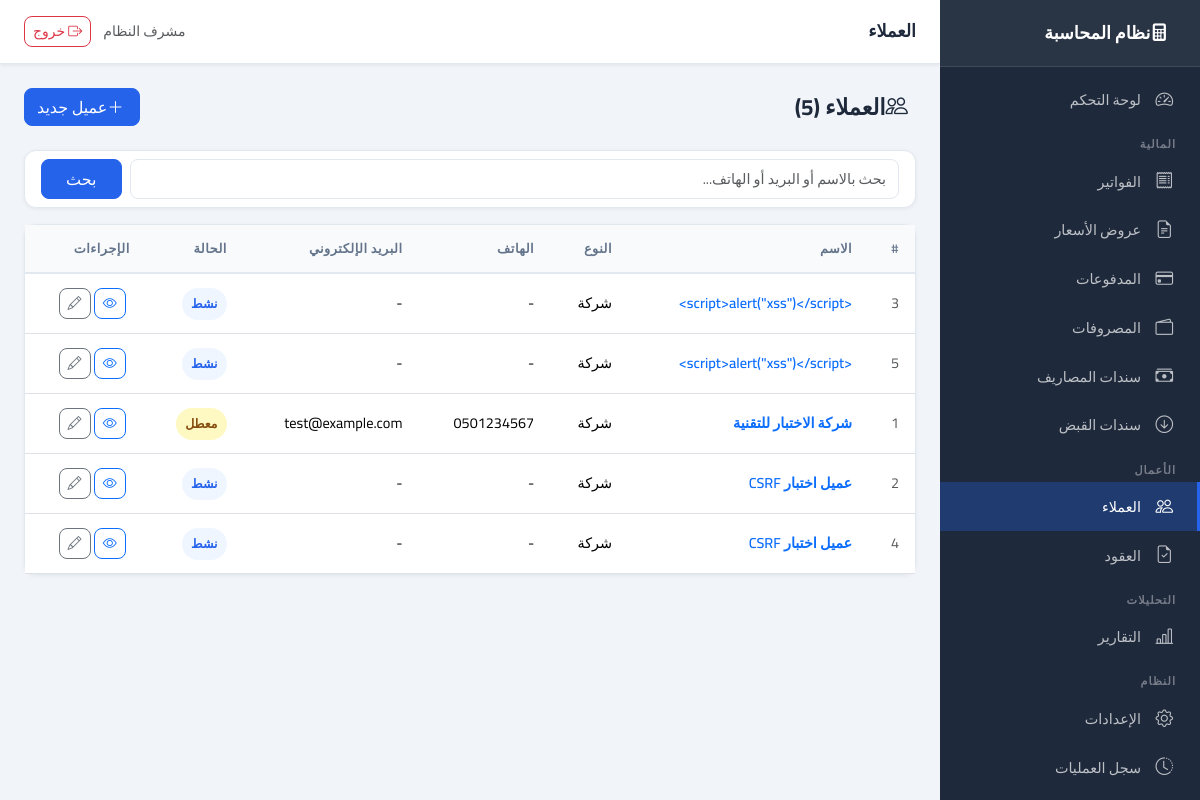
Page /clients (signed in) on the earlier database version.
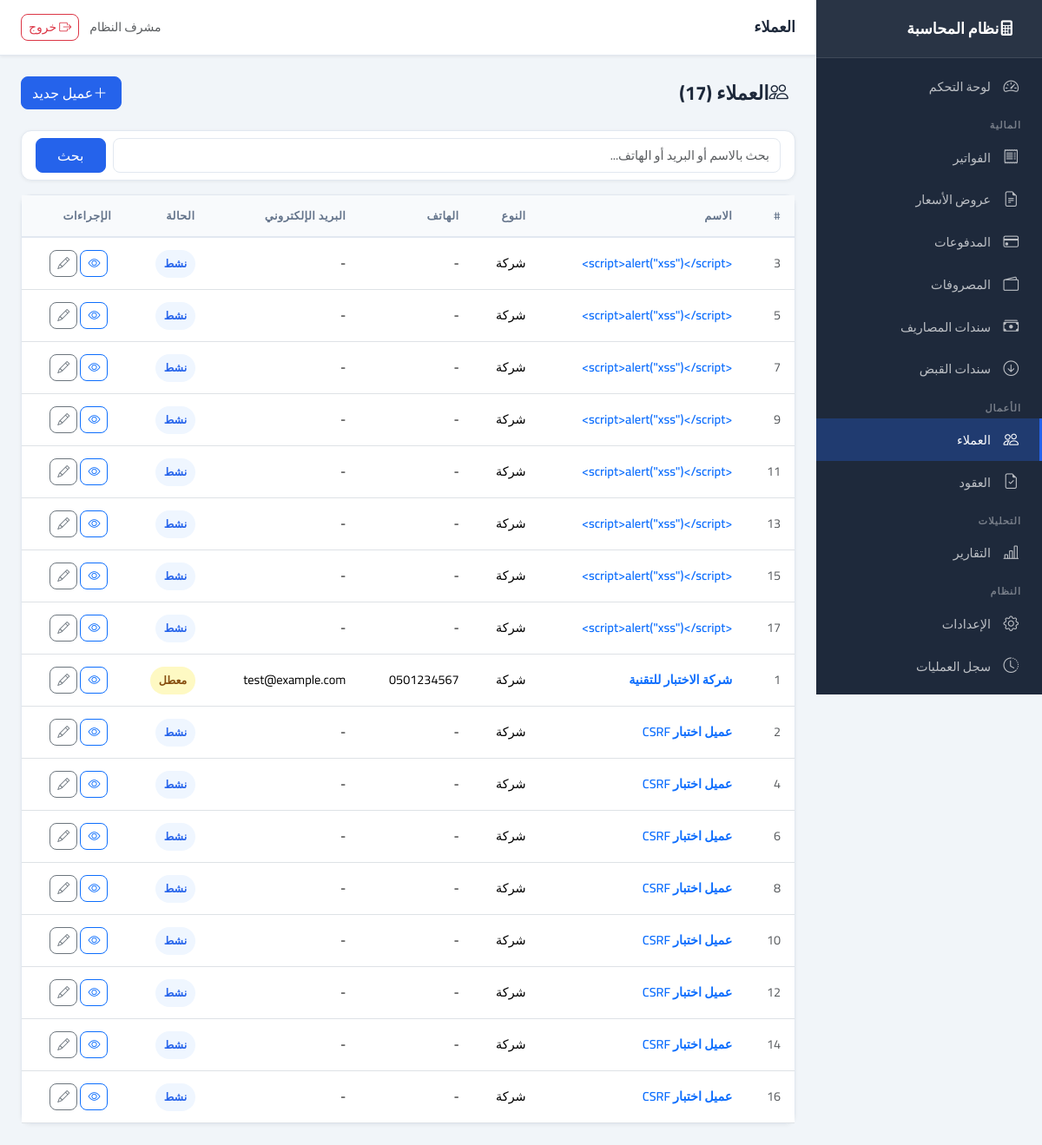
Same page on the later database version.
### app/models/client.py (models this page shows, shortened)
class Client(Base):
    __tablename__ = "clients"
    id: Mapped[int] = mapped_column(primary_key=True, index=True)
    name: Mapped[str] = mapped_column(String(150), nullable=False, index=True)
    type: Mapped[ClientType] = mapped_column(SAEnum(ClientType), default=ClientType.COMPANY, nullable=False)
    email: Mapped[str | None] = mapped_column(String(100), nullable=True)
    phone: Mapped[str | None] = mapped_column(String(20), nullable=True)
    address: Mapped[str | None] = mapped_column(Text, nullable=True)
    tax_number: Mapped[str | None] = mapped_column(String(50), nullable=True)
    notes: Mapped[str | None] = mapped_column(Text, nullable=True)
    is_active: Mapped[bool] = mapped_column(Boolean, default=True, nullable=False)
    created_at: Mapped[datetime] = mapped_column(DateTime, default=lambda: __import__("datetime").datetime.now(__import__("datetime").timezone.utc).replace(tzinfo=None), nullable=False)
    created_by: Mapped[int | None] = mapped_column(Integer, ForeignKey("users.id"), nullable=True)
    contracts = relationship("Contract", back_populates="client", lazy="dynamic")
    quotations = relationship("Quotation", back_populates="client", lazy="dynamic")
    invoices = relationship("Invoice", back_populates="client", lazy="dynamic")
    payments = relationship("Payment", back_populates="client", lazy="dynamic")

### app/routers/clients.py (the view)
@router.get("", response_class=HTMLResponse)
async def list_clients(
    request: Request,
    db: Session = Depends(get_db),
    search: Optional[str] = None,
    page: int = Query(default=1, ge=1),
):
    if not request.session.get("user_id"):
        return RedirectResponse(url="/auth/login", status_code=302)
    service = ClientService(db)
    skip = (page - 1) * 20
    clients, total = service.get_all(skip=skip, limit=20, search=search)
    return templates.TemplateResponse("clients/list.html", {
        "request": request, "clients": clients, "total": total,
        "page": page, "search": search or "",
        "total_pages": max(1, (total + 19) // 20),
    })

### app/core/logging_config.py (called while the page is built)
    def filter(self, record: logging.LogRecord) -> bool:
        record.request_id = _request_id_var.get()
        return True

    def format(self, record: logging.LogRecord) -> str:
        if isinstance(record.args, dict):
            record.args = {
                k: ("***" if any(s in k.lower() for s in self.SENSITIVE) else v)
                for k, v in record.args.items()
            }
        return super().format(record)

### app/templates/clients/list.html (shortened to what this page needs)
{% extends "base.html" %}
{% block page_title %}العملاء{% endblock %}
{% block content %}
<div class="page-header">
    <h1><i class="bi bi-people me-2"></i>العملاء ({{ total }})</h1>
    <a href="/clients/new" class="btn btn-primary">
        <i class="bi bi-plus-lg me-1"></i>عميل جديد
    </a>
</div>
<div class="card mb-3">
    <div class="card-body py-2">
        <form method="get" class="d-flex gap-2">
            <input type="text" name="search" class="form-control" placeholder="بحث بالاسم أو البريد أو الهاتف..." value="{{ search }}">
            <button type="submit" class="btn btn-primary px-4">بحث</button>
        </form>
    </div>
</div>
<div class="card">
    <div class="card-body p-0">
        <table class="table table-hover mb-0">
            <thead><tr>
                <th>#</th>
                <th>الاسم</th>
                <th>النوع</th>
                <th>الهاتف</th>
                <th>البريد الإلكتروني</th>
                <th>الحالة</th>
                <th>الإجراءات</th>
            </tr></thead>
            <tbody>
            {% for client in clients %}
            <tr>
                <td class="text-muted">{{ client.id }}</td>
                <td><a href="/clients/{{ client.id }}" class="fw-semibold text-decoration-none">{{ client.name }}</a></td>
                <td>{{ 'شركة' if client.type.value == 'company' else 'فرد' }}</td>
                <td>{{ client.phone or '-' }}</td>
                <td>{{ client.email or '-' }}</td>
                <td>
                    <span class="badge-status {{ 'badge-active' if client.is_active else 'badge-cancelled' }}">
                        {{ 'نشط' if client.is_active else 'معطل' }}
                    </span>
                </td>
                <td>
                    <a href="/clients/{{ client.id }}" class="btn btn-sm btn-outline-primary me-1"><i class="bi bi-eye"></i></a>
                    <a href="/clients/{{ client.id }}/edit" class="btn btn-sm btn-outline-secondary"><i class="bi bi-pencil"></i></a>
                </td>
            </tr>
            {% else %}
            <tr><td colspan="7" class="text-center text-muted py-4">لا يوجد عملاء</td></tr>
            {% endfor %}
            </tbody>
        </table>
    </div>
</div>
{% endblock %}

Differences in the rows shown:
added Client: id "7", name "<script>alert(\"xss\")</script>", type "شركة", phone "-", email "-", is_active "نشط"
added Client: id "9", name "<script>alert(\"xss\")</script>", type "شركة", phone "-", email "-", is_active "نشط"
added Client: id "11", name "<script>alert(\"xss\")</script>", type "شركة", phone "-", email "-", is_active "نشط"
added Client: id "13", name "<script>alert(\"xss\")</script>", type "شركة", phone "-", email "-", is_active "نشط"
added Client: id "15", name "<script>alert(\"xss\")</script>", type "شركة", phone "-", email "-", is_active "نشط"
added Client: id "17", name "<script>alert(\"xss\")</script>", type "شركة", phone "-", email "-", is_active "نشط"
added Client: id "6", name "عميل اختبار CSRF", type "شركة", phone "-", email "-", is_active "نشط"
added Client: id "8", name "عميل اختبار CSRF", type "شركة", phone "-", email "-", is_active "نشط"
added Client: id "10", name "عميل اختبار CSRF", type "شركة", phone "-", email "-", is_active "نشط"
added Client: id "12", name "عميل اختبار CSRF", type "شركة", phone "-", email "-", is_active "نشط"
added Client: id "14", name "عميل اختبار CSRF", type "شركة", phone "-", email "-", is_active "نشط"
added Client: id "16", name "عميل اختبار CSRF", type "شركة", phone "-", email "-", is_active "نشط"
Other differences:
{{ total }}: "5" → "17"
